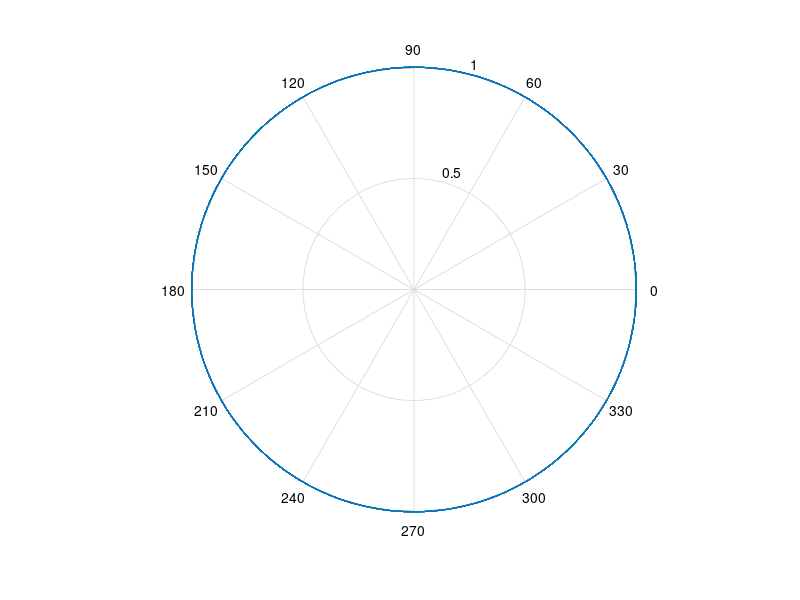

This figure's MATLAB source:
function circle = drawCircle()
sides = 12000;
angle = 2*pi/sides;
angle_in_degree = 0:angle:360-angle;
radius=ones(1, numel(angle_in_degree));
polar(angle_in_degree,radius);
end